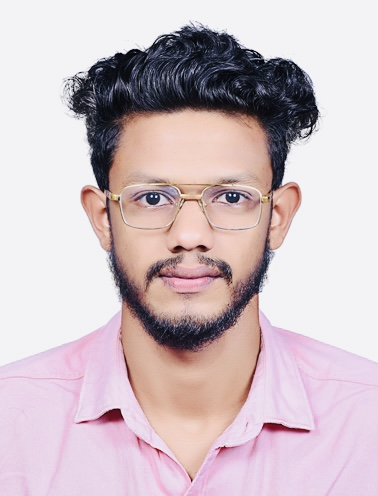
#> input picture face detection/IMG_1593.jpg, 378 x 496 px
$ python 'insert a image to detect the image.py'
#> lines starting #> are read from the running program, lines starting #| are printed output that depends on the picture; after the words box and inside, x2 and y2 are one past the last pixel; in counts of white or black regions, pixels touching at a corner belong together
# -*- coding: utf-8 -*-
"""
Created on Thu Feb 16 16:27:12 2023

@author: afsal
"""

import cv2

# Load the image
image = cv2.imread('IMG_1593.jpg')
#> image is the input picture: shape (496, 378, 3); mean B, G, R 195.8, 190.7, 206.4

# Convert the image to grayscale
gray = cv2.cvtColor(image, cv2.COLOR_BGR2GRAY)
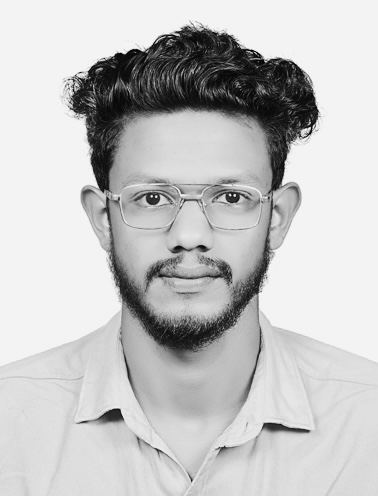
#> gray: shape (496, 378); min 1, max 249, mean 195.9

# Load the face cascade classifier
face_cascade = cv2.CascadeClassifier(cv2.data.haarcascades + 'haarcascade_frontalface_default.xml')

# Detect faces in the image
faces = face_cascade.detectMultiScale(gray, scaleFactor=1.1, minNeighbors=5, minSize=(30, 30), flags=cv2.CASCADE_SCALE_IMAGE)
#> faces = [[82, 114, 215, 215]]

# Draw rectangles around the detected faces
for (x, y, w, h) in faces:
    cv2.rectangle(image, (x, y), (x+w, y+h), (0, 255, 0), 2)
#> this loop made 1 pass
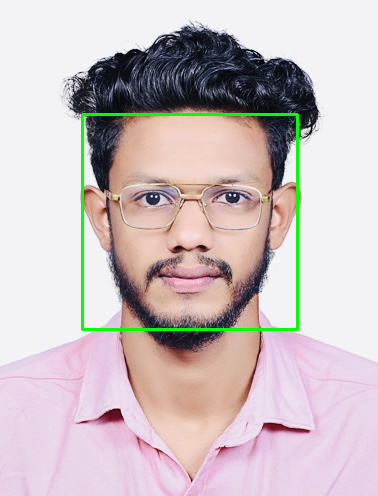
#> image: shape (496, 378, 3); 1.37% of pixels changed, all inside (x1, y1, x2, y2) = (81, 113, 299, 331)

# Show the output image
cv2.imshow('Faces Detected', image)
cv2.waitKey(0)
cv2.destroyAllWindows()
